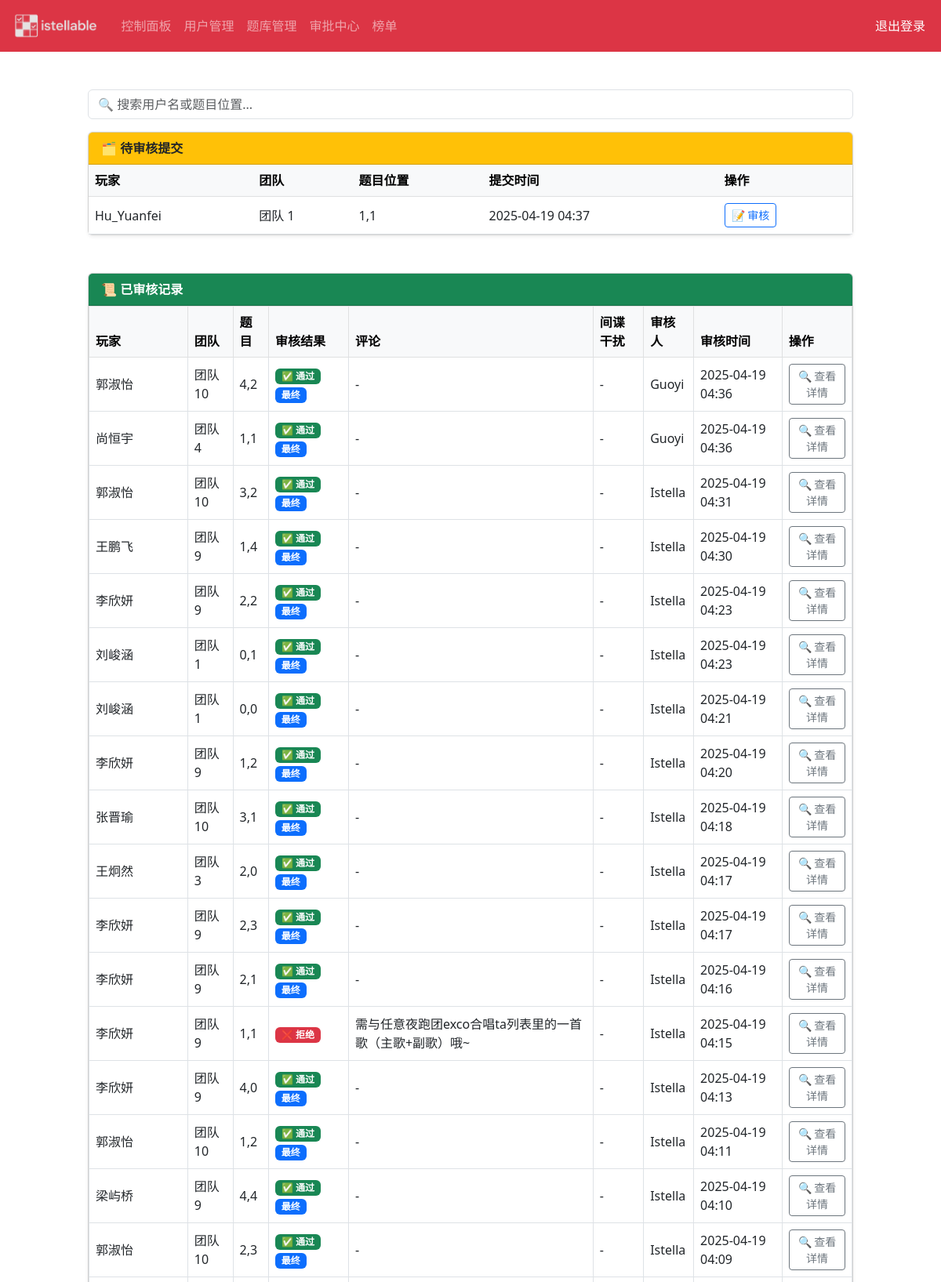
Screenshot of /admin/review (signed in, upper part) with the database file from the repository.
### app/models/submission.py (models this page shows)
class Submission(db.Model):
    __tablename__ = 'submissions'
    id = db.Column(db.Integer, primary_key=True)
    user_id = db.Column(db.Integer, db.ForeignKey('users.id'), nullable=False)
    problem_id = db.Column(db.Integer, db.ForeignKey('problems.id'), nullable=False)
    image_path = db.Column(db.Text, nullable=True)
    description = db.Column(db.Text)
    status = db.Column(db.String(20), default='pending')  # pending / approved / rejected / archived
    submitted_at = db.Column(db.DateTime, server_default=db.func.now())
    updated_at = db.Column(db.DateTime, default=db.func.now(), onupdate=db.func.now())
    __table_args__ = (db.UniqueConstraint('user_id', 'problem_id'),)

### app/models/user.py (models this page shows, shortened)
class User(UserMixin, db.Model):
    __tablename__ = 'users'
    id = db.Column(db.Integer, primary_key=True)
    username = db.Column(db.String(50), unique=True, nullable=False)
    password_hash = db.Column(db.String(255), nullable=False)
    is_admin = db.Column(db.Boolean, default=False)
    is_super_admin = db.Column(db.Boolean, default=False)
    created_at = db.Column(db.DateTime, server_default=db.func.now())
    team = db.relationship("UserTeam", back_populates="user", uselist=False)

### app/models/team.py (models this page shows)
class Team(db.Model):
    __tablename__ = 'teams'
    id = db.Column(db.Integer, primary_key=True)
    name = db.Column(db.String(50), unique=True, nullable=False)
    created_at = db.Column(db.DateTime, server_default=db.func.now())
    members = db.relationship("UserTeam", back_populates="team")

### app/models/problem.py (models this page shows)
class Problem(db.Model):
    __tablename__ = 'problems'
    id = db.Column(db.Integer, primary_key=True)
    row_index = db.Column(db.Integer, nullable=False)
    col_index = db.Column(db.Integer, nullable=False)
    normal_question = db.Column(db.Text, nullable=False)
    spy_question = db.Column(db.Text)
    is_published = db.Column(db.Boolean, default=False)
    created_at = db.Column(db.DateTime, server_default=db.func.now())
    updated_at = db.Column(db.DateTime, server_default=db.func.now(), onupdate=db.func.now())
    __table_args__ = (db.UniqueConstraint('row_index', 'col_index'),)

### app/models/review.py (models this page shows)
class Review(db.Model):
    __tablename__ = 'reviews'
    id = db.Column(db.Integer, primary_key=True)
    submission_id = db.Column(db.Integer, db.ForeignKey('submissions.id'), nullable=False)
    admin_id = db.Column(db.Integer, db.ForeignKey('users.id'), nullable=False)
    result = db.Column(db.String(20), nullable=False)  # approved / rejected
    comment = db.Column(db.Text)
    is_spy_attack = db.Column(db.Boolean, default=False)
    reviewed_at = db.Column(db.DateTime, server_default=db.func.now())

### app/routes/admin.py (the view)
@admin_bp.route("/review")
@login_required
def review_list():
    if not current_user.is_admin:
        return redirect("/player/dashboard")
    teams = Team.query.all()
    team_map = {team.id: team for team in teams}
    all_pending = Submission.query.filter_by(status="pending").order_by(Submission.submitted_at.desc()).all()
    seen_keys = set()
    pending = []
    for sub in all_pending:
        user_team = UserTeam.query.filter_by(user_id=sub.user_id).first()
        team_id = user_team.team_id if user_team else 0
        key = (sub.problem_id, team_id)
        if key in seen_keys:
            continue
        seen_keys.add(key)
        prob = Problem.query.get(sub.problem_id)
        user = User.query.get(sub.user_id)
        pending.append((sub, prob, user, team_id))
    all_reviews = Review.query.order_by(Review.reviewed_at.desc()).all()
    reviewed = []
    final_keys = set()
    archived_subs = Submission.query.filter_by(status="archived").all()
    for sub in archived_subs:
        user_team = UserTeam.query.filter_by(user_id=sub.user_id).first()
        team_id = user_team.team_id if user_team else 0
        key = (sub.problem_id, team_id)
        final_keys.add((sub.id, key))
    for review in all_reviews:
        sub = Submission.query.get(review.submission_id)
        if not sub:
            continue
        prob = Problem.query.get(sub.problem_id)
        user = User.query.get(sub.user_id)
        admin = User.query.get(review.admin_id)
        user_team = UserTeam.query.filter_by(user_id=sub.user_id).first()
        team_id = user_team.team_id if user_team else 0
        key = (sub.problem_id, team_id)
        is_final = (sub.id, key) in final_keys
        reviewed.append((sub, prob, user, review, admin, is_final, team_id))
    return render_template("admin/review_list.html",
                           pending=pending,
                           reviewed=reviewed,
                           team_map=team_map)

### app/__init__.py (called while the page is built)
def create_app():
    app = Flask(
        __name__,
        static_folder=os.path.abspath(os.path.join(os.path.dirname(__file__), "..", "static")),
        static_url_path="/static"
    )
    app.config.from_object(Config)
    db.init_app(app)
    login_manager.init_app(app)
    migrate.init_app(app, db)
    from app.routes import auth_bp, admin_bp, player_bp
    app.register_blueprint(auth_bp)
    app.register_blueprint(admin_bp, url_prefix="/admin")
    app.register_blueprint(player_bp, url_prefix="/player")
    @app.context_processor
    def inject_user_role():
        return {
            "is_admin": current_user.is_authenticated and current_user.is_admin,
            "is_super_admin": current_user.is_authenticated and current_user.is_super_admin,
            "current_user": current_user
        }
    return app

### app/routes/auth.py (called while the page is built)
@login_manager.user_loader
def load_user(user_id):
    return User.query.get(int(user_id))

### app/templates/admin/review_list.html (shortened to what this page needs)
{% extends "layout.html" %}
{% block content %}
<div class="container py-4" style="max-width: 1000px;">
  <div class="mb-3">
    <input type="text" id="searchInput" class="form-control table-search-bar" placeholder="🔍 搜索用户名或题目位置..." onkeyup="filterTable()">
  </div>
  <div class="card mb-5 shadow-sm">
    <div class="card-header bg-warning text-dark fw-bold">🗂️ 待审核提交</div>
    <div class="card-body p-0">
      {% if pending %}
      <div class="table-responsive">
        <table id="reviewTable" class="table table-hover align-middle m-0">
            <thead class="table-light">
                <tr>
                  <th>玩家</th>
                  <th>团队</th>
                  <th>题目位置</th>
                  <th>提交时间</th>
                  <th>操作</th>
                </tr>
              </thead>
              <tbody>
                {% for sub, prob, user, team_id in pending %}
                <tr>
                  <td>{{ user.username }}</td>
                  <td>{{ team_map[team_id].name if team_id in team_map else "未分配" }}</td>
                  <td>{{ prob.row_index }},{{ prob.col_index }}</td>
                  <td>{{ sub.submitted_at.strftime("%Y-%m-%d %H:%M") }}</td>
                  <td>
                    <a href="{{ url_for('admin_bp.review_submission', submission_id=sub.id) }}"
                       class="btn btn-sm btn-outline-primary">📝 审核</a>
                  </td>
                </tr>
                {% endfor %}
              </tbody>
        </table>
      </div>
      {% else %}
        <div class="p-3 text-muted">暂无待审核提交。</div>
      {% endif %}
    </div>
  </div>
  <div class="card shadow-sm">
    <div class="card-header bg-success text-white fw-bold">📜 已审核记录</div>
    <div class="card-body p-0">
      {% if reviewed %}
      <div class="table-responsive">
        <table id="reviewedTable" class="table table-bordered align-middle m-0">
          <thead class="table-light">
            <tr>
              <th>玩家</th>
              <th>团队</th>
              <th>题目</th>
              <th>审核结果</th>
              <th>评论</th>
              <th>间谍干扰</th>
              <th>审核人</th>
              <th>审核时间</th>
              <th>操作</th>
            </tr>
          </thead>
          <tbody>
            {% for sub, prob, user, review, admin, is_final, team_id in reviewed %}
            <tr>
              <td>{{ user.username }}</td>
              <td>{{ team_map[team_id].name if team_id in team_map else "未分配" }}</td>
              <td>{{ prob.row_index }},{{ prob.col_index }}</td>
              <td>
                {% if review.result in ["approved", "approve"] %}
                  <span class="badge bg-success">✅ 通过</span>
                {% elif review.result in ["rejected", "reject"] %}
                  <span class="badge bg-danger">❌ 拒绝</span>
                {% else %}
                  <span class="badge bg-secondary">❓ 未知</span>
                {% endif %}
                {% if is_final %}
                  <span class="badge bg-primary">最终</span>
                {% endif %}
              </td>
              <td>{{ review.comment or '-' }}</td>
              <td>{% if review.is_spy_attack %}🕵️ 是{% else %}-{% endif %}</td>
              <td>{{ admin.username if admin else '-' }}</td>
              <td>{{ review.reviewed_at.strftime("%Y-%m-%d %H:%M") if review and review.reviewed_at else '-' }}</td>
              <td>
                <a href="{{ url_for('admin_bp.view_submission_history', user_id=user.id, problem_id=prob.id) }}"
                   class="btn btn-sm btn-outline-secondary">🔍 查看详情</a>
              </td>
            </tr>
            {% endfor %}
          </tbody>
        </table>
      </div>
      {% else %}
        <div class="p-3 text-muted">暂无审核记录。</div>
      {% endif %}
    </div>
  </div>
</div>
{% endblock %}

### app/templates/layout.html (style rules this page uses)
html, body { height: 100%; margin: 0; }
body { display: flex; flex-direction: column; min-height: 100vh; }

### rows the page displays
Submission: username "Hu_Yuanfei", row_index "1", col_index "1", submitted_at "2025-04-19 04:37"
Team: name "团队 1"
Submission: username "郭淑怡", row_index "4", col_index "2", shows "✅ 通过", shows "最终", comment "-", username "Guoyi", reviewed_at "2025-04-19 04:36"
Team: name "团队 10"
Submission: username "尚恒宇", row_index "1", col_index "1", shows "✅ 通过", shows "最终", comment "-", username "Guoyi", reviewed_at "2025-04-19 04:36"
Team: name "团队 4"
Submission: username "郭淑怡", row_index "3", col_index "2", shows "✅ 通过", shows "最终", comment "-", username "Istella", reviewed_at "2025-04-19 04:31"
Submission: username "王鹏飞", row_index "1", col_index "4", shows "✅ 通过", shows "最终", comment "-", username "Istella", reviewed_at "2025-04-19 04:30"
Team: name "团队 9"
Submission: username "李欣妍", row_index "2", col_index "2", shows "✅ 通过", shows "最终", comment "-", username "Istella", reviewed_at "2025-04-19 04:23"
Submission: username "刘峻涵", row_index "0", col_index "1", shows "✅ 通过", shows "最终", comment "-", username "Istella", reviewed_at "2025-04-19 04:23"
Submission: username "刘峻涵", row_index "0", col_index "0", shows "✅ 通过", shows "最终", comment "-", username "Istella", reviewed_at "2025-04-19 04:21"
Submission: username "李欣妍", row_index "1", col_index "2", shows "✅ 通过", shows "最终", comment "-", username "Istella", reviewed_at "2025-04-19 04:20"
Submission: username "张晋瑜", row_index "3", col_index "1", shows "✅ 通过", shows "最终", comment "-", username "Istella", reviewed_at "2025-04-19 04:18"
Submission: username "王炯然", row_index "2", col_index "0", shows "✅ 通过", shows "最终", comment "-", username "Istella", reviewed_at "2025-04-19 04:17"
Team: name "团队 3"
Submission: username "李欣妍", row_index "2", col_index "3", shows "✅ 通过", shows "最终", comment "-", username "Istella", reviewed_at "2025-04-19 04:17"
Submission: username "李欣妍", row_index "2", col_index "1", shows "✅ 通过", shows "最终", comment "-", username "Istella", reviewed_at "2025-04-19 04:16"
Submission: username "李欣妍", row_index "1", col_index "1", shows "❌ 拒绝", comment "需与任意夜跑团exco合唱ta列表里的一首歌（主歌+副歌）哦~", username "Istella", reviewed_at "2025-04-19 04:15"
Submission: username "李欣妍", row_index "4", col_index "0", shows "✅ 通过", shows "最终", comment "-", username "Istella", reviewed_at "2025-04-19 04:13"
Submission: username "郭淑怡", row_index "1", col_index "2", shows "✅ 通过", shows "最终", comment "-", username "Istella", reviewed_at "2025-04-19 04:11"
Submission: username "梁屿桥", row_index "4", col_index "4", shows "✅ 通过", shows "最终", comment "-", username "Istella", reviewed_at "2025-04-19 04:10"
Submission: username "郭淑怡", row_index "2", col_index "3", shows "✅ 通过", shows "最终", comment "-", username "Istella", reviewed_at "2025-04-19 04:09"
